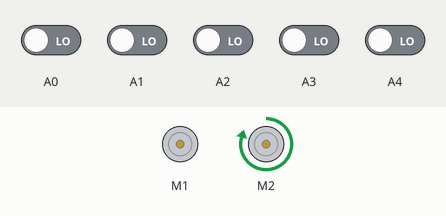
This sketch was run on a simulated Arduino Uno, built with avr-gcc and run on an emulated ATmega328P. Parts: 2 × DC motor (green arrow = forward, orange = backward, longer = faster). The inputs (shaded band) are chosen by the test bench; at power-on: A0–4 LOW.

Above: at 13.9 s.
14.0 s: A0 driven HIGH
At 14.8 s:
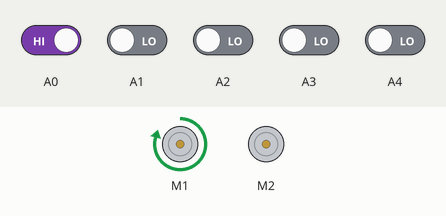
15.5 s: A4 driven HIGH
At 16.0 s:
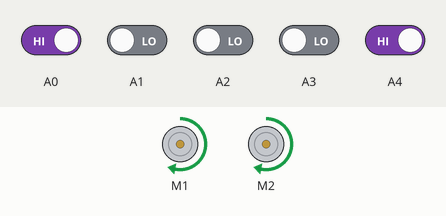
17.0 s: A4 driven LOW
At 18.3 s:
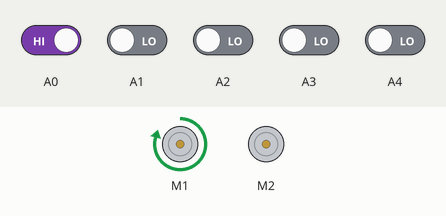
Timing chart, 0 to 20.0 s (numbered marks = the images above; inputs shaded):
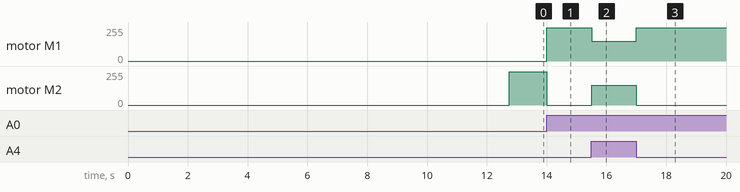

The sketch:

TE6_-_V2_COD.ino
```cpp
#include <AFMotor.h> //Libraria Adafruit Motor Shield
#include <QTRSensors.h> //Libraria Pololu QTR Sensor
AF_DCMotor motor1(1, MOTOR12_1KHZ ); //creaza motorul 1 folosind iesirea M1 din Motor Drive Shield, setat pe frecventa de 1kHz PWM
AF_DCMotor motor2(2, MOTOR12_1KHZ ); //creaza motorul 2 folosind iesirea M2 din Motor Drive Shield, setat pe frecventa de 1kHz PWM
#define KP 2
#define KD 5
#define M1_viteza_minima 150 //viteza min a motorului 1
#define M2_viteza_minima 150 //viteza min a motorului 2
#define M1_viteza_maxima 250 //viteza max a motorului 1
#define M2_viteza_maxima 250 //viteza max a motorului 2
#define senzor_mijloc 4 //numarul senzorului din mijloc
#define numar_senzori 5 //numarul de senzori folositi
#define TIMEOUT 2500 //asteapta 2500 ms pana iesirile senzorilor se opresc
#define EMITTER_PIN 2 //emitter_pin controleaza daca ledurile sunt on sau off
#define DEBUG 0
//senzorii de la 0 la 5 sunt conectati la intrarile analog de la 0 la 5
QTRSensorsRC qtrrc((unsigned char[]) { A4,A3,A2,A1,A0} ,numar_senzori, TIMEOUT, EMITTER_PIN);
unsigned int sensorValues[numar_senzori];
void setup()
{
delay(1500);
manual_calibration();
set_motors(0,0);
}
int lastError = 0;
int last_proportional = 0;
int integral = 0;
void loop()
{
unsigned int sensors[5];
int position = qtrrc.readLine(sensors);
int error = position - 2000;
int motorSpeed = KP * error + KD * (error - lastError);
lastError = error;
int leftMotorSpeed = M1_viteza_minima + motorSpeed;
int rightMotorSpeed = M2_viteza_minima - motorSpeed;

set_motors(leftMotorSpeed, rightMotorSpeed);
}
void set_motors(int motor1speed, int motor2speed)
{
if (motor1speed > M1_viteza_maxima ) motor1speed = M1_viteza_maxima;
if (motor2speed > M2_viteza_maxima ) motor2speed = M2_viteza_maxima;
if (motor1speed < 0) motor1speed = 0;
if (motor2speed < 0) motor2speed = 0;
motor1.setSpeed(motor1speed);
motor2.setSpeed(motor2speed);
motor1.run(FORWARD);
motor2.run(FORWARD);
}
void manual_calibration() {
int i;
for (i = 0; i < 250; i++)
{
qtrrc.calibrate(QTR_EMITTERS_ON);
delay(20);
}
if (DEBUG) {
Serial.begin(9600);
for (int i = 0; i < numar_senzori; i++)
{
Serial.print(qtrrc.calibratedMinimumOn[i]);
Serial.print(' ');
}
Serial.println();
for (int i = 0; i < numar_senzori; i++)
{
Serial.print(qtrrc.calibratedMaximumOn[i]);
Serial.print(' ');
}
Serial.println();
Serial.println();
}
}
```

Measured:
- after the input at 14.0 s, motor M1: stopped → forward 250/255 at once; motor M2: forward 250/255 → stopped at once
- after the input at 15.5 s, motor M1: forward 250/255 → forward 150/255 at once; motor M2: stopped → forward 150/255 at once
- after the input at 17.0 s, motor M1: forward 150/255 → forward 250/255 at once; motor M2: forward 150/255 → stopped at once
